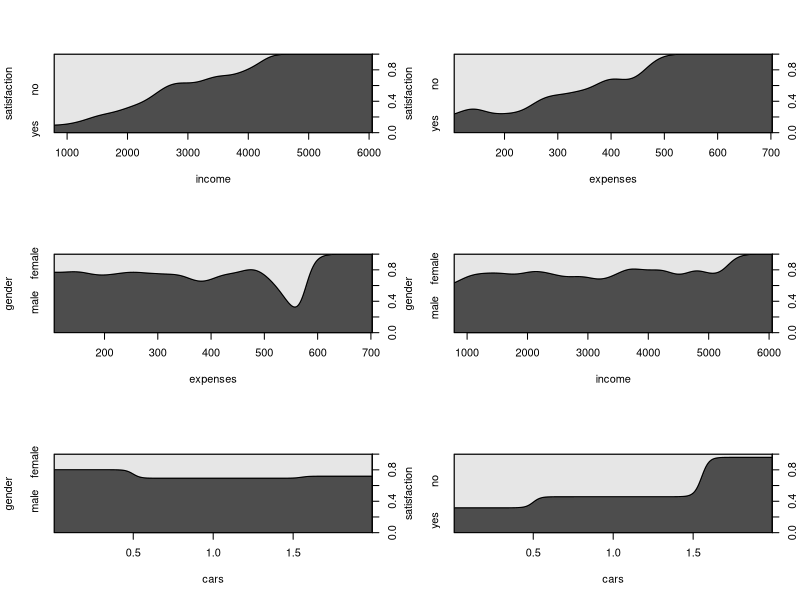
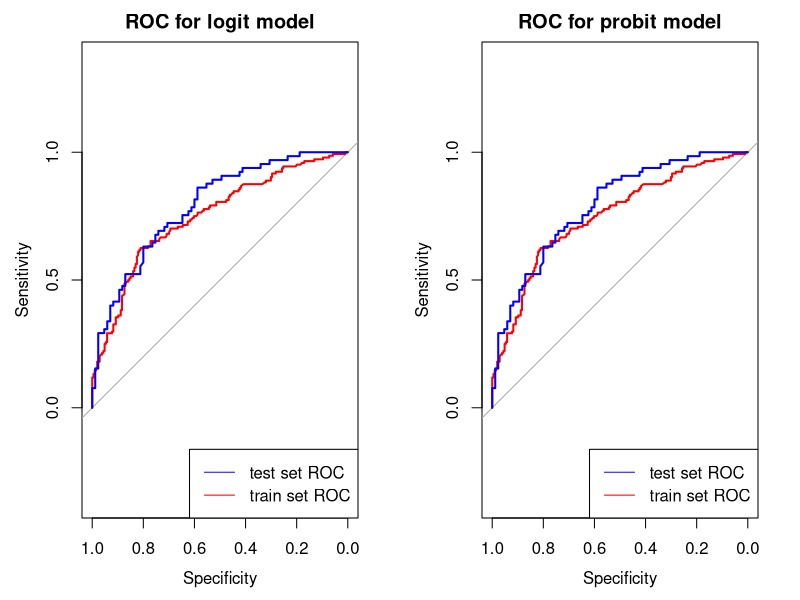

Here is the R script that generated these plots, in order:
## ---- chunk 1
library("car")
library("ggplot2")
library("pscl")
library("pROC")
library("gridExtra")
## ---- chunk 2
setwd("D:/Dev/GitHub/parametric-statistical-models")
df <-  read.table("data/households.csv", header = TRUE, sep = ";",dec=",")
df$gender <- as.factor(df$gender)
df$satisfaction <- as.factor(df$satisfaction)
## ---- chunk 3
summary(df)
## ---- chunk 4
par(mfrow = c(3,2))
cdplot(df$income, df$satisfaction, xlab = "income", ylab = "satisfaction")
cdplot(df$expenses, df$satisfaction, xlab = "expenses", ylab = "satisfaction")
cdplot(df$expenses, df$gender, xlab = "expenses", ylab = "gender")
cdplot(df$income, df$gender, xlab = "income", ylab = "gender")
cdplot(df$cars, df$gender, xlab = "cars", ylab = "gender")
cdplot(df$cars, df$satisfaction, xlab = "cars", ylab = "satisfaction")
## ---- chunk 5
set.seed(1257)
n <- nrow(df)
rand_num <- sample(c(1:n), round(0.7*n), replace = FALSE)
df_train <- df[rand_num,]
df_test <- df[-rand_num,]
## ---- chunk 6
table(df$satisfaction)/nrow(df)
table(df_train$satisfaction)/nrow(df_train)
table(df_test$satisfaction)/nrow(df_test)
## ---- chunk 7
table(df$satisfaction)/nrow(df)
## ---- chunk 8
table(df_train$satisfaction)/nrow(df_train)
## ---- chunk 9
table(df_test$satisfaction)/nrow(df_test)
## ---- chunk 10
cor(df_train[,c(1,2,4)])
## ---- chunk 11
logit1 <- glm(satisfaction ~ income, data = df_train, family = binomial)
logit2 <- glm(satisfaction ~ expenses, data = df_train, family = binomial)
logit3 <- glm(satisfaction ~ cars, data = df_train, family = binomial)
logit4 <- glm(satisfaction ~ gender, data = df_train, family = binomial)
summary(logit1)$coefficients
summary(logit2)$coefficients
summary(logit3)$coefficients
summary(logit4)$coefficients
## ---- chunk 12
summary(logit1)$coefficients
## ---- chunk 13
summary(logit2)$coefficients
## ---- chunk 14
summary(logit3)$coefficients
## ---- chunk 15
summary(logit4)$coefficients
## ---- chunk 16
binomial_model_eval <- function(model) {
  AIC <- c(model$aic)
  McFadden<-pR2(model)[4]
  Cragg_Uhler<-pR2(model)[6]
  score <- data.frame(AIC, McFadden, Cragg_Uhler)
  return(score)
}
eval_res_logit <- rbind(
  model_1=binomial_model_eval(logit1), 
  model_2=binomial_model_eval(logit2), 
  model_3=binomial_model_eval(logit3), 
  model_4=binomial_model_eval(logit4))
eval_res_logit
## ---- chunk 17
eval_res_logit
## ---- chunk 18
logit0 <- glm(satisfaction ~ income + cars, data = df_train, family = binomial)
summary(logit0)$coefficients
## ---- chunk 19
logit1$coefficients
cat("\nexp(bi)\n")
exp(logit1$coefficients)
cat("\nexp(100*bi)\n")
exp(logit1$coefficients[2]*100)
## ---- chunk 20
probit1 <- glm(satisfaction ~ income, data = df_train, family = binomial(link=probit))
summary(probit1)$coefficients
## ---- chunk 21
eval_res__logit_probit <- rbind(
  model_logit_1=binomial_model_eval(logit1), 
  model_probit_1=binomial_model_eval(probit1))
eval_res__logit_probit
## ---- chunk 22
eval_res__logit_probit
## ---- chunk 23
p <- table(df_train$satisfaction)[2]/nrow(df_train)
tab_traf <- data.frame(observed=logit1$y, predicted=ifelse(logit1$fitted.values>p, 1, 0))
table(tab_traf)
## ---- chunk 24
tab_traf <- data.frame(observed=probit1$y, predicted=ifelse(probit1$fitted.values>p, 1, 0))
table(tab_traf)

## ---- chunk 25
tab_traf <- data.frame(observed=df_test$satisfaction, predicted=ifelse(predict(logit1, df_test, type = "response")>p, 1, 0))
table(tab_traf)
## ---- chunk 26
tab_traf <- data.frame(observed=df_test$satisfaction, predicted=ifelse(predict(probit1, df_test, type = "response")>p, 1, 0))
table(tab_traf)
## ---- chunk 27
pred_measure <- function(model, data, Y, p = 0.5) {
  tab <- table(observed = Y, predicted = ifelse(predict(model, data, type = "response") > p, 1, 0))
  ACC <- (tab[1,1]+tab[2,2])/sum(tab)
  ER <- (tab[1,2]+tab[2,1])/sum(tab)
  SENS <- (tab[2,2]/(tab[2,1]+tab[2,2]))
  SPEC <- (tab[1,1]/(tab[1,1]+tab[1,2]))
  PPV <- (tab[2,2]/(tab[1,2]+tab[2,2]))
  NPV <- (tab[1,1]/(tab[1,1]+tab[2,1]))
  measures <- data.frame(ACC, ER, SENS, SPEC, PPV, NPV)
  return(measures)
}
## ---- chunk 28
pred_res <- rbind(
  model_logit = pred_measure(model = logit1, data = df_train,  Y = df_train$satisfaction, p), 
  model_probit = pred_measure(model = probit1, data = df_train, Y = df_train$satisfaction,  p))
pred_res
## ---- chunk 29
pred_res <- rbind(
  model_logit = pred_measure(model = logit1, data = df_test,  Y = df_test$satisfaction, p), 
  model_probit = pred_measure(model = probit1, data = df_test, Y = df_test$satisfaction,  p))
pred_res
## ---- chunk 30
par(mfrow = c(1,2))
rocobj1 <- roc(logit1$y, logit1$fitted.values)
rocobj1_t <- roc(df_test$satisfaction, predict(logit1, df_test, type = "response"))
plot(rocobj1, main = "ROC for logit model", col="red")
lines(rocobj1_t, col="blue")
legend(x = "bottomright",legend=c("test set ROC", "train set ROC"),col=c("blue","red"),lty=1)

rocobj2 <- roc(probit1$y, probit1$fitted.values)
rocobj2_t <- roc(df_test$satisfaction, predict(probit1, df_test, type = "response"))
plot(rocobj2, main = "ROC for probit model", col="red")
lines(rocobj2_t, col="blue")
legend(x = "bottomright",legend=c("test set ROC", "train set ROC"),col=c("blue","red"),lty=1)
## ---- chunk 31
area_AUC_logit<-as.numeric(auc(logit1$y, logit1$fitted.values))
area_AUC_probit<-as.numeric(auc(probit1$y, probit1$fitted.values))
area_AUC <- rbind(area_AUC_logit, area_AUC_probit)
area_AUC
## ---- chunk 32
area_AUC_logit<-as.numeric(auc(df_test$satisfaction, predict(logit1, df_test, type = "response")))
area_AUC_probit<-as.numeric(auc(df_test$satisfaction, predict(probit1, df_test, type = "response")))
area_AUC <- rbind(area_AUC_logit, area_AUC_probit)
area_AUC
